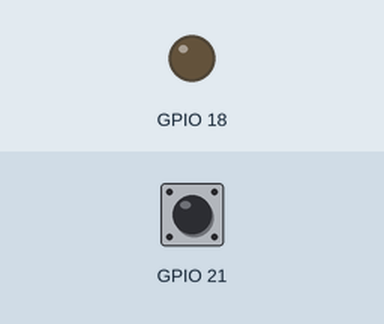
Recording of a program running on a simulated Raspberry Pi (BCM pin numbers). Shown: output pins drawn as LEDs (lit = HIGH). Inputs (shaded band) come from the test bench; at power-on: GPIO 21 HIGH.

Above: at 1.2 s.
1.3 s: GPIO 21 pulled LOW for 0.15 s
At 1.37 s:
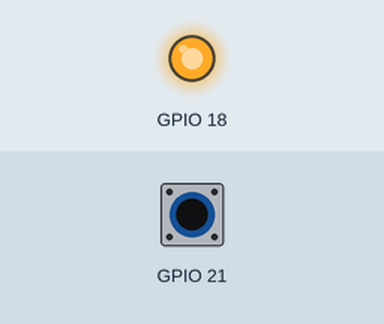
2.9 s: GPIO 21 pulled LOW for 3.2 s
At 6.8 s:
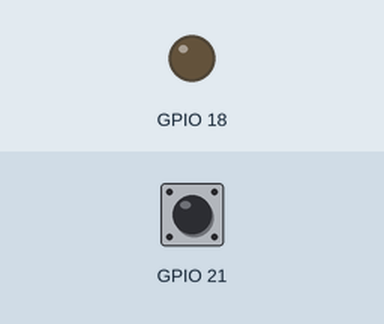
Timing chart, 0 to 8.3 s (numbered marks = the images above; inputs shaded):
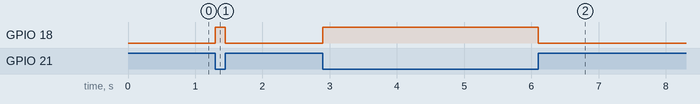

The program:

przyciski.py
```python
from RPi.GPIO import *
from time import *

setmode(BCM)
setup(18, OUT)
setup(21, IN, pull_up_down=PUD_UP)

try:
	while True:
		if input(21) == 0:
			output(18, HIGH)
		else:
			output(18, LOW)
except KeyboardInterrupt:
	print('Koniec')

cleanup()
```

Measured:
- after the input at 1.3 s, GPIO 18: LOW → HIGH at once, → LOW 0.15 s later
- after the input at 2.9 s, GPIO 18: LOW → HIGH at once, → LOW 3.2 s later
